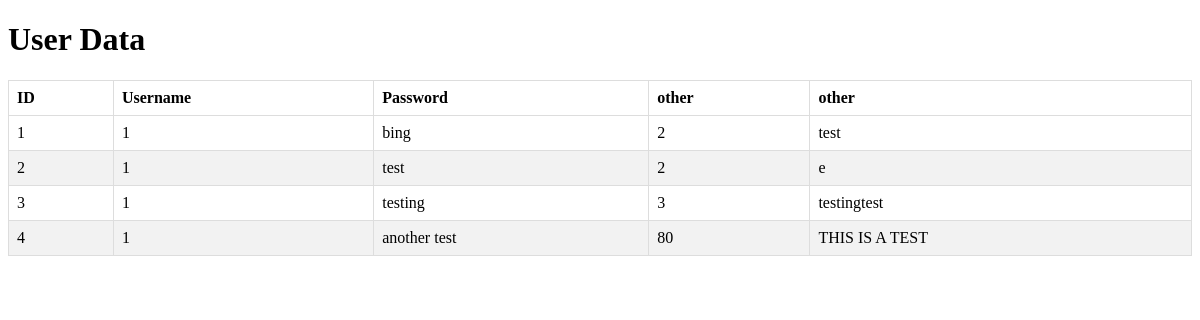
Before: /view_data with the older database file.
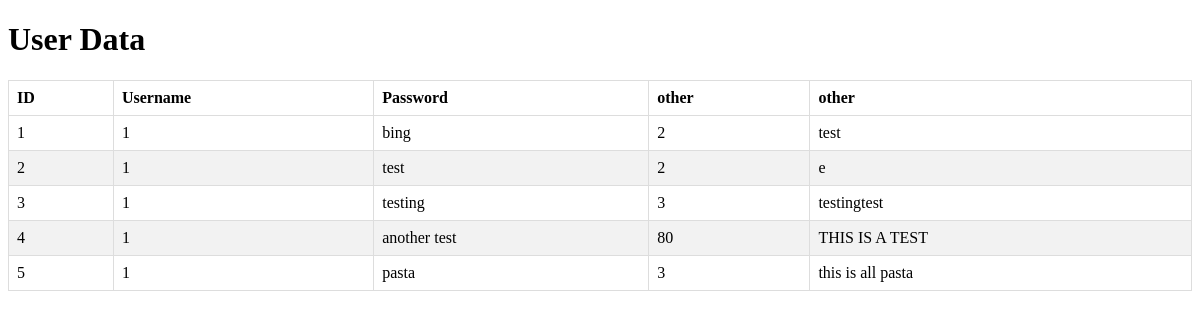
After: the same page with the newer database file.
### tables this page shows
CREATE TABLE product (
    id INTEGER PRIMARY KEY AUTOINCREMENT,
    author_id INTEGER NOT NULL,
    title TEXT NOT NULL,
    price INTEGER NOT NULL,
    description TEXT NOT NULL,
    image_filename TEXT,
--     rating INTEGER NOT NULL,
--     in_stock BOOLEAN,
--     image BLOB NOT NULL,
    FOREIGN KEY (author_id) REFERENCES user (id)

);

### wmgzon/__init__.py (the view)
    @app.route('/view_data')
    def view_data():
        conn = sqlite3.connect(app.config['DATABASE'])
        c = conn.cursor()
        c.execute('SELECT * FROM product')
        data = c.fetchall()
        conn.close()
        return render_template('view_data.html', data=data)

### wmgzon/auth.py (called while the page is built)
@bp.before_app_request
def load_logged_in_user():
    user_id = session.get('user_id')
    if user_id is None:
        g.user = None
    else:
        g.user = get_db().execute(
            'SELECT * FROM user WHERE id = ?', (user_id,)
        ).fetchone()

### wmgzon/templates/view_data.html (shortened to what this page needs)
<!DOCTYPE html>
<html lang="en">
<head>
</head>
<body>
    <h1>User Data</h1>
    <table>
        <thead>
            <tr>
                <th>ID</th>
                <th>Username</th>
                <th>Password</th>
                <th>other</th>
                <th>other</th>
            </tr>
        </thead>
        <tbody>
            {% for row in data %}
            <tr>
                <td>{{ row[0] }}</td>
                <td>{{ row[1] }}</td>
                <td>{{ row[2] }}</td>
                <td>{{ row[3] }}</td>
                <td>{{ row[4] }}</td>
            </tr>
            {% endfor %}
        </tbody>
    </table>
</body>
</html>

Changed rows visible on the page:
added product: id "5", author "1", title "pasta", price "3", description "this is all pasta"
